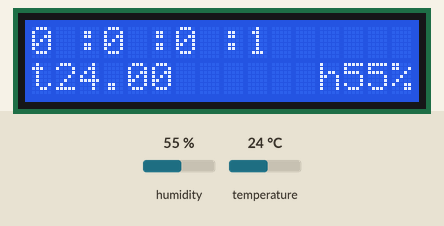
Simulated run of this sketch. Board: Arduino Uno, built with avr-gcc and run on an emulated ATmega328P. Shown: 16×2 character LCD. The inputs (shaded band) are chosen by the test bench; at power-on: humidity 55 %, temperature 24 °C. What the sketch prints to the serial monitor is not drawn.

Above: at 2.0 s.
2.1 s: humidity set to 22 %
At 9.6 s:
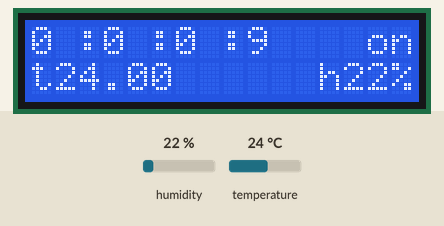
9.8 s: humidity set to 40 %
At 10.6 s:
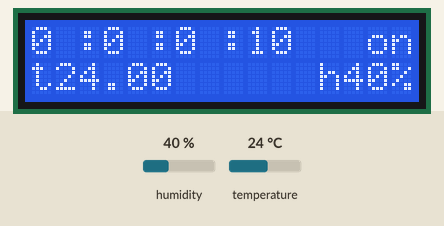
12.5 s: humidity set to 68 %
At 13.8 s:
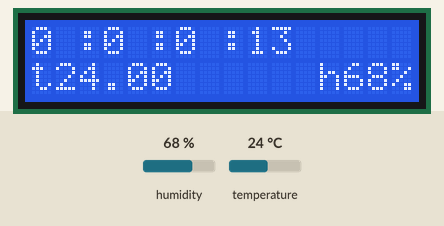
Timing chart, 0 to 15.5 s (numbered marks = the images above; inputs shaded):
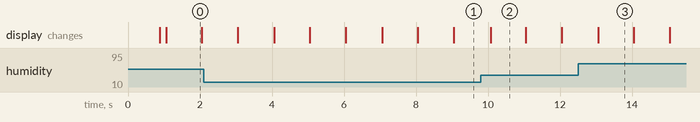

The sketch:

incubadora_v.1.ino
```cpp
//-----------------------------INCLUIR LIBRERIAS PARA LCD-----------------------------
#include <Wire.h>
#include <LiquidCrystal_I2C.h>          // Libreria para LCD con I2C
LiquidCrystal_I2C lcd(0x27, 16, 2);     // Crear objeto del tipo Liqui... y se le pasa direccion y tipo.

//----------------------------INCLUIR LIBRERIAS PARA SENSOR TEMPERATURA-----------------

#include <OneWire.h>            //Incluimos las librerías necesarias OneWire y DallasTemperature
#include <DallasTemperature.h>
#define pinDeEntrada 2          // Conectamos el pin de datos del sensor al pin digital 2 del arduino
OneWire oneWire(pinDeEntrada);  //Configuramos una instancia oneWire para comunicarnos con cualquier dispositivo OneWire
DallasTemperature sensorTemperatura(&oneWire);    //Pasamos nuestra resferencia oneWire a la instancia de DallasTemperature

float temperaturaIncubacion =(37.7);    // Asignamos una temperatura control
float temperaturaSensor = sensorTemperatura.getTempCByIndex(0); // Asigno a temperatura la lectura del sensor para que me la de en float
boolean resistencia = 8;
//----------------------------INCLUIR LIBRERIAS PARA SENSOR HUMEDAD-----------------
#include "DHT.h";

DHT sensorHumedad= DHT(2, DHT11);
byte humedadSensor=0;
byte humedadIncubacion = 65;
boolean humidificador=10;


//-----------------------------DECLARACION DE VARIABLES-----------------------------------
unsigned long tiempo = 0;   // variable para trabajar con millis
boolean motor = 13;             // variable para controlar el motor de volteo
int contador2 = 0;          // variable para controlar la periodicidad y el tiempo de volteo
byte segundos = 0;          // variable para control del tiempo
byte minutos = 0;           // variable para control del tiempo
byte horas = 0;             // variable para control del tiempo
byte dias = 0;              // variable para control del tiempo

void setup(){
//-------------------------------INICIAMOS LCD--------------------------------------------

      lcd.init();         // Iniciamos LCD
      lcd.backlight();    // Encendemos backlight

//-------------------------INICIAMOS SENSOR TEMPERATURA Y HUMEDAD--------------------------------------------

      sensorTemperatura.begin();  //Inicializamos SENSOR TEMP

      sensorHumedad.begin();      //Inicializamos SENSOR HUM

//-------------------------------INICIAMOS MONITOR SERIE--------------------------------------------

      Serial.begin(9600);                // inicializar el puerto serie
      pinMode (motor, OUTPUT);           // poner el pin digital en modo salida
      pinMode (resistencia, OUTPUT);     // poner el pin digital en modo salida
      pinMode (humidificador, OUTPUT);   // poner el pin digital en modo salida

      sensorTemperatura.requestTemperatures();                //Enviamos el comando para obtener la temperatura
      Serial.print(sensorTemperatura.getTempCByIndex(0));     // Avisa al sensor que vamos a leer
      temperaturaSensor=sensorTemperatura.getTempCByIndex(0); // Tomamos la temperatura del indice 0
      Serial.println(" °C");
      controlTemperatura();
    }

void loop(){
       if(millis() >= tiempo + 1000){   // se crea un contador de tiempo para poder medirlo y controlarlo
          segundos ++;                  // contador para usar en la funcion contador
          contador2++;                  // contador para usar el la funcion volteo
          tiempo = millis();
          contador();                   // se llama a la funcion contador
          volteo();                     // se llama a la funcion volteo
          controlTemperatura();         // se llama a la funcion controlTemperatura
          controlHumedad();
          nacedora();
       }
  }

  void contador(){                  // FUNCION CONTADOR -> convierte el contador en formato dias, horas...
    if(segundos == 60){
               segundos = 0;        // pasa de segundos a minutos
               minutos ++;
             }
             if(minutos == 60){
               minutos = 0;         // pasa de minutos a horas
               horas ++;
             }
             if(horas == 24){
               horas = 0;           // pasa de horas a dias
               dias ++;
       }
      fecha();
      porPantalla();
    }
//-------------------------------------FUNCION PARA VER EL TIEMPO---------------------------------------
  void fecha(){
    Serial.print (dias);            // imprime el tiempo transcurrido desde que se encendio el programa
    Serial.print (":");
    Serial.print (horas);
    Serial.print (":");
    Serial.print (minutos);
    Serial.print (":");
    Serial.println (segundos);
   }
//-------------------------------------FUNCION PARA CONTROLAR EL VOLTEO----------------------------------
  void volteo(){
    if(contador2 >= 8){
        digitalWrite (motor, HIGH);
        lcd.setCursor (14, 0);
        lcd.print("on");
        if(contador2 >= 12){             //gestiona el volteo cada 4 horas y durante 6 segundos
        digitalWrite (motor, LOW);
        lcd.setCursor (14, 0);
        lcd.print("  ");
        contador2 = 0;
      }
    }
  }
//-------------------------------------FUNCION PARA CONTROLAR LA TEMPERATURA----------------------------------
  void controlTemperatura(){
    if(temperaturaSensor <= temperaturaIncubacion){
          digitalWrite(resistencia, HIGH);
    }else{
          digitalWrite(resistencia, LOW);
      }

      lcd.setCursor (0, 1);
      lcd.print("t");
      lcd.setCursor (1, 1);
      lcd.print(temperaturaSensor);

    }

//-------------------------------------FUNCION PARA CONTROLAR LA HUMEDAD----------------------------------
  void controlHumedad(){
    humedadSensor = sensorHumedad.readHumidity();
  Serial.println(humedadSensor);
  if(humedadSensor <= humedadIncubacion){
    digitalWrite(humidificador, HIGH);
    }else {
      digitalWrite(humidificador, LOW);
      }
      lcd.setCursor (12, 1);
      lcd.print("h");
      lcd.setCursor (13, 1);
      lcd.print(humedadSensor);
      lcd.setCursor (15, 1);
      lcd.print("%");
    }

 //----------------------------------- FUNCION PARA VER DATOS POR LCD--------------------------------------
  void porPantalla(){
  lcd.clear();             // limpia la pantalla
  lcd.setCursor (9, 0);    // coloca el cursor
  lcd.print(segundos);     // escribe en pantalla
  lcd.setCursor (8, 0);
  lcd.print(":");
  lcd.setCursor (6, 0);
  lcd.print(minutos);
  lcd.setCursor (5, 0);
  lcd.print (":");
  lcd.setCursor (3, 0);
  lcd.print(horas);
  lcd.setCursor (2, 0);
  lcd.print (":");
  lcd.setCursor (0, 0);
  lcd.print(dias);

}
//----------------------------------- FUNCION PARA CAMBIAR PARAMETROS--------------------------------------
 void nacedora(){
  if(dias == 19){
    temperaturaIncubacion = 37.2;
    humedadIncubacion= 70;
    contador2=0;
  }if(dias == 20){
    temperaturaIncubacion = 36.7;
    humedadIncubacion= 75;
    contador2=0;
  }if(dias == 21){
    temperaturaIncubacion = 36.3;
    humedadIncubacion= 80;
    contador2=0;
  }if(dias >= 20){
    temperaturaIncubacion = 35,8;
    humedadIncubacion= 85;
    contador2=0;
  }


 }
```

Measured:
- what the display in image 0 shows lasts 0.9 s, from 1.1 s to 2.0 s
